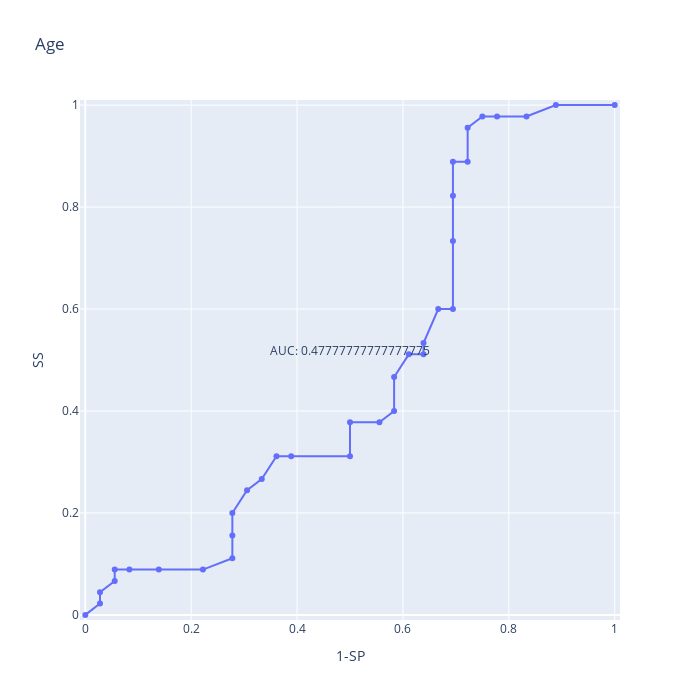
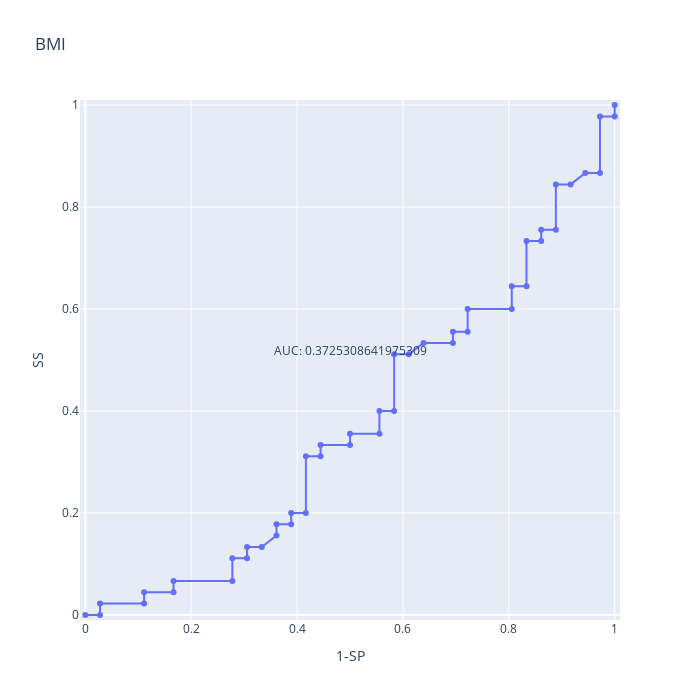
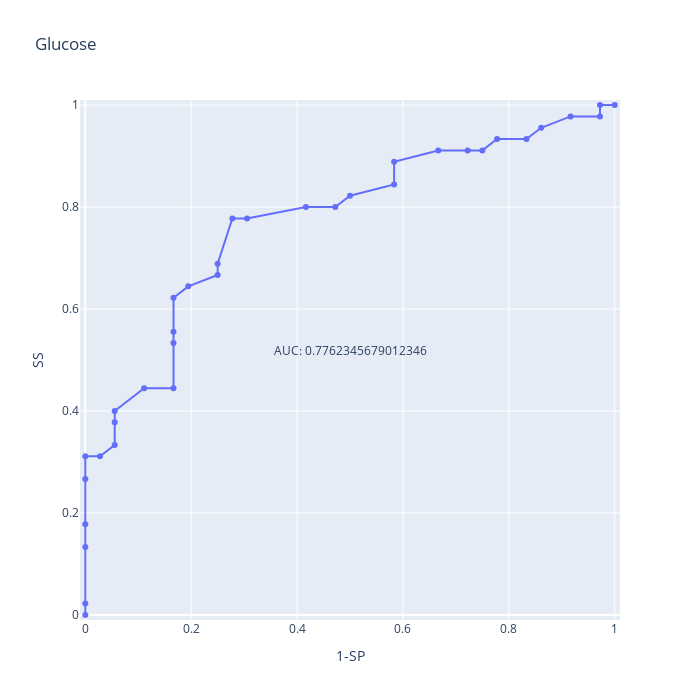
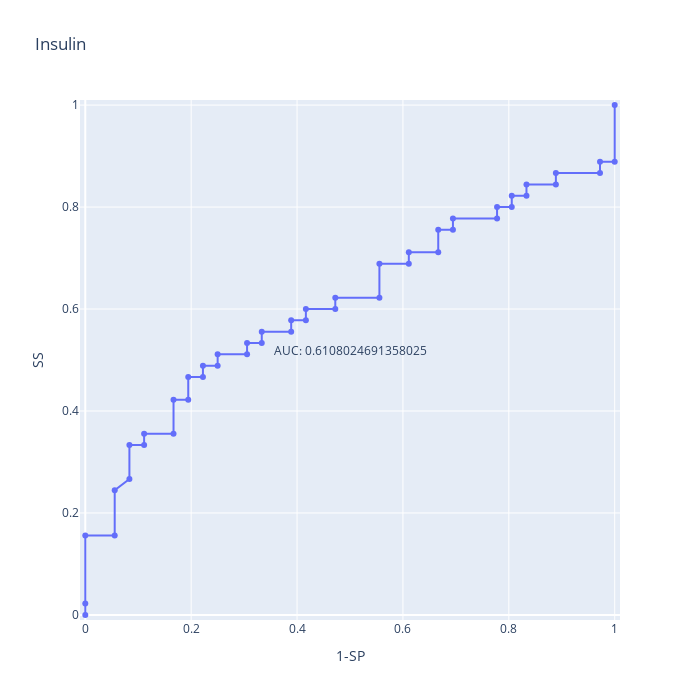

These figures' notebook cell, in order:
### Markdown cell above
### Receiver Operator Characteristics (ROC) ###
O ROC tem como função saber que features são as mais discriminadoras entre os classificadores. Neste caso, refere quais features discriminam mais entre pacientes com cancro e pacientes saudáveis. 

Analisando os gráficos, a feature glucose apresenta ser a mais discriminadora, o que significa que é a característica que permite identificar os pacientes com uma maior precisão.

### Code cell
import numpy as np
from sklearn.metrics import roc_curve, auc

# Find the indexes where de class samples are located
ixHealthy = np.where(y_train == 1)[0]
ixCancer = np.where(y_train == 2)[0]

ixHasOrNot=np.concatenate((ixHealthy,ixCancer))
y=y_train.to_numpy()[ixHasOrNot]


roc_auc=np.zeros(columns.shape)
i=0
for f in columns: #Go along features
    fpr, tpr, _= roc_curve(y,X_train[f].to_numpy()[ixHasOrNot],pos_label=2)
    
    figR = go.Figure()
    figR.add_scatter(x=fpr, y=tpr,mode='lines+markers')
    figR.update_layout(autosize=False,width=700,height=700,title=dict(text=f))
    figR.update_xaxes(title_text="1-SP",range=[-0.01, 1.01])
    figR.update_yaxes(title_text="SS",range=[-0.01, 1.01])
    

    roc_auc[i] = auc(fpr, tpr)#Compute area under the ROC curve
    
    figR.add_annotation(x=0.5, y=0.5,
            text="AUC: "+str(roc_auc[i]),
            showarrow=False,
            yshift=10)
    figR.show()
    i=i+1

### Figure 1 — Plotly figure (JSON) as saved in the notebook; plotly's stock layout.template omitted (floating-point values rounded to 4 significant figures)
{"data": [{"mode": "lines+markers", "type": "scatter", "x": [0.0, 0.02778, 0.02778, 0.05556, 0.05556, 0.08333, 0.1389, 0.2222, 0.2778, 0.2778, 0.2778, 0.3056, 0.3333, 0.3611, 0.3889, 0.5, 0.5, 0.5556, 0.5833, 0.5833, 0.6111, 0.6389, 0.6389, 0.6667, 0.6944, 0.6944, 0.6944, 0.6944, 0.7222, 0.7222, 0.75, 0.7778, 0.8333, 0.8889, 1.0], "y": [0.0, 0.02222, 0.04444, 0.06667, 0.08889, 0.08889, 0.08889, 0.08889, 0.1111, 0.1556, 0.2, 0.2444, 0.2667, 0.3111, 0.3111, 0.3111, 0.3778, 0.3778, 0.4, 0.4667, 0.5111, 0.5111, 0.5333, 0.6, 0.6, 0.7333, 0.8222, 0.8889, 0.8889, 0.9556, 0.9778, 0.9778, 0.9778, 1.0, 1.0]}], "layout": {"annotations": [{"showarrow": false, "text": "AUC: 0.47777777777777775", "x": 0.5, "y": 0.5, "yshift": 10}], "autosize": false, "height": 700, "title": {"text": "Age"}, "width": 700, "xaxis": {"range": [-0.01, 1.01], "title": {"text": "1-SP"}}, "yaxis": {"range": [-0.01, 1.01], "title": {"text": "SS"}}}}

### Figure 2 — Plotly figure (JSON) as saved in the notebook; plotly's stock layout.template omitted (floating-point values rounded to 4 significant figures)
{"data": [{"mode": "lines+markers", "type": "scatter", "x": [0.0, 0.02778, 0.02778, 0.1111, 0.1111, 0.1667, 0.1667, 0.2778, 0.2778, 0.3056, 0.3056, 0.3333, 0.3611, 0.3611, 0.3889, 0.3889, 0.4167, 0.4167, 0.4444, 0.4444, 0.5, 0.5, 0.5556, 0.5556, 0.5833, 0.5833, 0.6111, 0.6389, 0.6944, 0.6944, 0.7222, 0.7222, 0.8056, 0.8056, 0.8333, 0.8333, 0.8611, 0.8611, 0.8889, 0.8889, 0.9167, 0.9444, 0.9722, 0.9722, 1.0, 1.0], "y": [0.0, 0.0, 0.02222, 0.02222, 0.04444, 0.04444, 0.06667, 0.06667, 0.1111, 0.1111, 0.1333, 0.1333, 0.1556, 0.1778, 0.1778, 0.2, 0.2, 0.3111, 0.3111, 0.3333, 0.3333, 0.3556, 0.3556, 0.4, 0.4, 0.5111, 0.5111, 0.5333, 0.5333, 0.5556, 0.5556, 0.6, 0.6, 0.6444, 0.6444, 0.7333, 0.7333, 0.7556, 0.7556, 0.8444, 0.8444, 0.8667, 0.8667, 0.9778, 0.9778, 1.0]}], "layout": {"annotations": [{"showarrow": false, "text": "AUC: 0.3725308641975309", "x": 0.5, "y": 0.5, "yshift": 10}], "autosize": false, "height": 700, "title": {"text": "BMI"}, "width": 700, "xaxis": {"range": [-0.01, 1.01], "title": {"text": "1-SP"}}, "yaxis": {"range": [-0.01, 1.01], "title": {"text": "SS"}}}}

### Figure 3 — Plotly figure (JSON) as saved in the notebook; plotly's stock layout.template omitted (floating-point values rounded to 4 significant figures)
{"data": [{"mode": "lines+markers", "type": "scatter", "x": [0.0, 0.0, 0.0, 0.0, 0.0, 0.0, 0.02778, 0.05556, 0.05556, 0.05556, 0.1111, 0.1667, 0.1667, 0.1667, 0.1667, 0.1944, 0.25, 0.25, 0.2778, 0.3056, 0.4167, 0.4722, 0.5, 0.5833, 0.5833, 0.6667, 0.7222, 0.75, 0.7778, 0.8333, 0.8611, 0.9167, 0.9722, 0.9722, 1.0], "y": [0.0, 0.02222, 0.1333, 0.1778, 0.2667, 0.3111, 0.3111, 0.3333, 0.3778, 0.4, 0.4444, 0.4444, 0.5333, 0.5556, 0.6222, 0.6444, 0.6667, 0.6889, 0.7778, 0.7778, 0.8, 0.8, 0.8222, 0.8444, 0.8889, 0.9111, 0.9111, 0.9111, 0.9333, 0.9333, 0.9556, 0.9778, 0.9778, 1.0, 1.0]}], "layout": {"annotations": [{"showarrow": false, "text": "AUC: 0.7762345679012346", "x": 0.5, "y": 0.5, "yshift": 10}], "autosize": false, "height": 700, "title": {"text": "Glucose"}, "width": 700, "xaxis": {"range": [-0.01, 1.01], "title": {"text": "1-SP"}}, "yaxis": {"range": [-0.01, 1.01], "title": {"text": "SS"}}}}

### Figure 4 — Plotly figure (JSON) as saved in the notebook; plotly's stock layout.template omitted (floating-point values rounded to 4 significant figures)
{"data": [{"mode": "lines+markers", "type": "scatter", "x": [0.0, 0.0, 0.0, 0.05556, 0.05556, 0.08333, 0.08333, 0.1111, 0.1111, 0.1667, 0.1667, 0.1944, 0.1944, 0.2222, 0.2222, 0.25, 0.25, 0.3056, 0.3056, 0.3333, 0.3333, 0.3889, 0.3889, 0.4167, 0.4167, 0.4722, 0.4722, 0.5556, 0.5556, 0.6111, 0.6111, 0.6667, 0.6667, 0.6944, 0.6944, 0.7778, 0.7778, 0.8056, 0.8056, 0.8333, 0.8333, 0.8889, 0.8889, 0.9722, 0.9722, 1.0, 1.0], "y": [0.0, 0.02222, 0.1556, 0.1556, 0.2444, 0.2667, 0.3333, 0.3333, 0.3556, 0.3556, 0.4222, 0.4222, 0.4667, 0.4667, 0.4889, 0.4889, 0.5111, 0.5111, 0.5333, 0.5333, 0.5556, 0.5556, 0.5778, 0.5778, 0.6, 0.6, 0.6222, 0.6222, 0.6889, 0.6889, 0.7111, 0.7111, 0.7556, 0.7556, 0.7778, 0.7778, 0.8, 0.8, 0.8222, 0.8222, 0.8444, 0.8444, 0.8667, 0.8667, 0.8889, 0.8889, 1.0]}], "layout": {"annotations": [{"showarrow": false, "text": "AUC: 0.6108024691358025", "x": 0.5, "y": 0.5, "yshift": 10}], "autosize": false, "height": 700, "title": {"text": "Insulin"}, "width": 700, "xaxis": {"range": [-0.01, 1.01], "title": {"text": "1-SP"}}, "yaxis": {"range": [-0.01, 1.01], "title": {"text": "SS"}}}}
